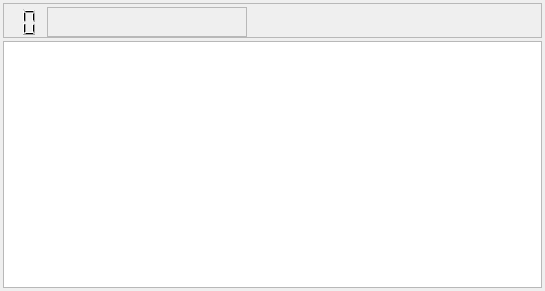
<?xml version="1.0" encoding="UTF-8"?>
<ui version="4.0">
 <class>CustomFileMappingTaskWidgetClass</class>
 <widget class="QWidget" name="CustomFileMappingTaskWidgetClass">
  <property name="geometry">
   <rect>
    <x>0</x>
    <y>0</y>
    <width>545</width>
    <height>291</height>
   </rect>
  </property>
  <property name="windowTitle">
   <string>MappingTask</string>
  </property>
  <layout class="QGridLayout" name="gridLayout">
   <property name="leftMargin">
    <number>3</number>
   </property>
   <property name="topMargin">
    <number>3</number>
   </property>
   <property name="rightMargin">
    <number>3</number>
   </property>
   <property name="bottomMargin">
    <number>3</number>
   </property>
   <property name="spacing">
    <number>3</number>
   </property>
   <item row="1" column="0">
    <widget class="QTextEdit" name="textEdit_taskScript"/>
   </item>
   <item row="0" column="0">
    <widget class="QFrame" name="frame_taskHeader">
     <property name="frameShape">
      <enum>QFrame::StyledPanel</enum>
     </property>
     <property name="frameShadow">
      <enum>QFrame::Raised</enum>
     </property>
     <layout class="QGridLayout" name="gridLayout_header">
      <property name="leftMargin">
       <number>0</number>
      </property>
      <property name="topMargin">
       <number>3</number>
      </property>
      <property name="rightMargin">
       <number>3</number>
      </property>
      <property name="bottomMargin">
       <number>0</number>
      </property>
      <item row="0" column="1">
       <widget class="QFrame" name="frame_taskName">
        <property name="minimumSize">
         <size>
          <width>200</width>
          <height>30</height>
         </size>
        </property>
        <property name="frameShape">
         <enum>QFrame::StyledPanel</enum>
        </property>
        <property name="frameShadow">
         <enum>QFrame::Raised</enum>
        </property>
        <layout class="QGridLayout" name="gridLayout_taskName">
         <property name="leftMargin">
          <number>0</number>
         </property>
         <property name="topMargin">
          <number>0</number>
         </property>
         <property name="rightMargin">
          <number>0</number>
         </property>
         <property name="bottomMargin">
          <number>0</number>
         </property>
        </layout>
       </widget>
      </item>
      <item row="0" column="0">
       <widget class="QLCDNumber" name="lcdNumber">
        <property name="frameShape">
         <enum>QFrame::NoFrame</enum>
        </property>
        <property name="frameShadow">
         <enum>QFrame::Raised</enum>
        </property>
        <property name="lineWidth">
         <number>1</number>
        </property>
        <property name="digitCount">
         <number>2</number>
        </property>
       </widget>
      </item>
      <item row="0" column="2">
       <spacer name="horizontalSpacer">
        <property name="orientation">
         <enum>Qt::Horizontal</enum>
        </property>
        <property name="sizeHint" stdset="0">
         <size>
          <width>40</width>
          <height>20</height>
         </size>
        </property>
       </spacer>
      </item>
      <item row="0" column="3">
       <widget class="QPushButton" name="btn_delTask">
        <property name="text">
         <string/>
        </property>
        <property name="icon">
         <iconset resource="../../LibHeaderFileAutoSyncUpdate/resource.qrc">
          <normaloff>:/assets/image/redCross.png</normaloff>:/assets/image/redCross.png</iconset>
        </property>
        <property name="iconSize">
         <size>
          <width>20</width>
          <height>20</height>
         </size>
        </property>
        <property name="flat">
         <bool>true</bool>
        </property>
       </widget>
      </item>
     </layout>
    </widget>
   </item>
  </layout>
 </widget>
 <layoutdefault spacing="6" margin="11"/>
 <resources>
  <include location="../../LibHeaderFileAutoSyncUpdate/resource.qrc"/>
 </resources>
 <connections/>
</ui>
